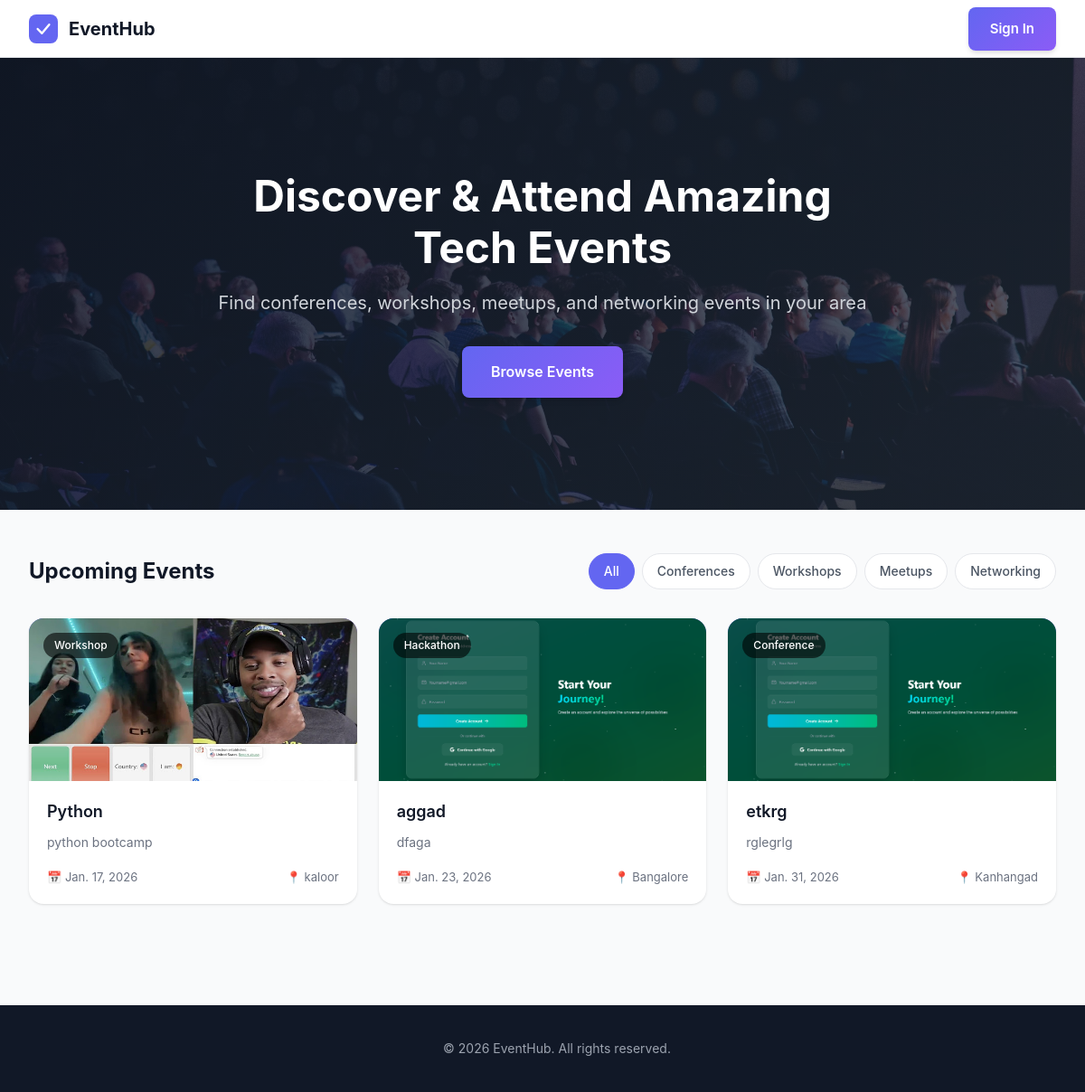
The page / on the database its author committed.
### events/models.py (models this page shows, shortened)
class Event(models.Model):
    EVENT_TYPES = [
        ("Conference", "Conference"),
        ("Workshop", "Workshop"),
        ("Meetup", "Meetup"),
        ("Networking", "Networking"),
        ("Webinar", "Webinar"),
        ("Hackathon", "Hackathon"),
    ]
    title = models.CharField(max_length=200)
    description = models.TextField()
    date = models.DateField()
    time = models.TimeField()
    location = models.CharField(max_length=200)
    event_type = models.CharField(max_length=50, choices=EVENT_TYPES)
    contact = models.CharField(max_length=20)
    image = models.ImageField(upload_to="events/", null=True, blank=True)
    created_by = models.ForeignKey(User, on_delete=models.CASCADE)
    created_at = models.DateTimeField(auto_now_add=True)
    is_active = models.BooleanField(default=True)

### users/views.py (the view)
# urls.py: 2. Add a URL to urlpatterns:  path('', views.home, name='home')
def home(request):
    event_type = request.GET.get("type")
    events = Event.objects.filter(is_active=True)
    if event_type:
        events = events.filter(event_type=event_type)
    events = events.order_by("date")
    return render(request, "index.html", {
        "events": events,
        "selected_type": event_type
    })

### templates/index.html (shortened to what this page needs)
{% load static %}
<!DOCTYPE html>
<html lang="en">
<head>
  <link rel="stylesheet" href="{% static 'css/style.css' %}">
</head>
<body>
  <nav class="top-nav public-nav">
    <div class="nav-left">
      <a href="/" class="logo">
        <span>EventHub</span>
      </a>
    </div>
    <div class="nav-right">
      {% if user.is_authenticated %}
      <a href="/create-event/" class="btn-secondary">Create Event</a>
      {% if user.is_superuser %}
      <a href="/admin-dashboard/" class="btn-primary">Dashboard</a>
      {% else %}
      <a href="/dashboard/" class="btn-primary">Dashboard</a>
      {% endif %}
      <a href="/logout/" class="btn-secondary">Logout</a>
      {% else %}
      <a href="/login/" class="btn-primary">Sign In</a>
      {% endif %}
    </div>
  </nav>
  <section class="hero hero-with-image">
    <img src="{% static 'images/image1.jpg' %}" alt="Tech Conference" class="hero-bg-image">
    <div class="hero-overlay"></div>
    <div class="hero-content">
      <h1>Discover & Attend Amazing Tech Events</h1>
      <p>Find conferences, workshops, meetups, and networking events in your area</p>
      <div class="hero-buttons">
        <a href="#events" class="btn-primary btn-lg">Browse Events</a>
      </div>
    </div>
  </section>
  <section class="events-section" id="events">
    <div class="section-header">
      <h2>Upcoming Events</h2>
      <div class="filter-pills">
        <a href="/" class="filter-pill {% if not selected_type %}active{% endif %}">All</a>
        <a href="/?type=Conference"
          class="filter-pill {% if selected_type == 'Conference' %}active{% endif %}">Conferences</a>
        <a href="/?type=Workshop"
          class="filter-pill {% if selected_type == 'Workshop' %}active{% endif %}">Workshops</a>
        <a href="/?type=Meetup" class="filter-pill {% if selected_type == 'Meetup' %}active{% endif %}">Meetups</a>
        <a href="/?type=Networking"
          class="filter-pill {% if selected_type == 'Networking' %}active{% endif %}">Networking</a>
      </div>
    </div>
    <div class="events-grid">
      {% for event in events %}
      <a href="/event/{{ event.id }}/" class="event-card">
        <div class="event-card-image">
          {% if event.image %}
          <img src="{{ event.image.url }}" alt="{{ event.title }}">
          {% else %}
          <img src="{% static 'images/default.jpg' %}">
          {% endif %}
          <span class="event-type-badge">{{ event.event_type }}</span>
        </div>
        <div class="event-card-content">
          <h3 class="event-card-title">{{ event.title }}</h3>
          <p class="event-card-description">
            {{ event.description|truncatewords:18 }}
          </p>
          <div class="event-card-meta">
            <span class="event-card-date">
              📅 {{ event.date }}
            </span>
            <span class="event-card-location">
              📍 {{ event.location }}
            </span>
          </div>
        </div>
      </a>
      {% empty %}
      <p style="padding:20px;">No events found.</p>
      {% endfor %}
    </div>
  </section>
  <footer class="site-footer">
    <div class="footer-content">
      <div class="footer-logo">
      </div>
      <p class="footer-text">© 2026 EventHub. All rights reserved.</p>
    </div>
  </footer>
</body>
</html>

### rows shown on the page
Event: image (picture), event_type "Workshop", title "Python", description "python bootcamp", date "Jan. 17, 2026", location "kaloor"
Event: image (picture), event_type "Hackathon", title "aggad", description "dfaga", date "Jan. 23, 2026", location "Bangalore"
Event: image (picture), event_type "Conference", title "etkrg", description "rglegrlg", date "Jan. 31, 2026", location "Kanhangad"
